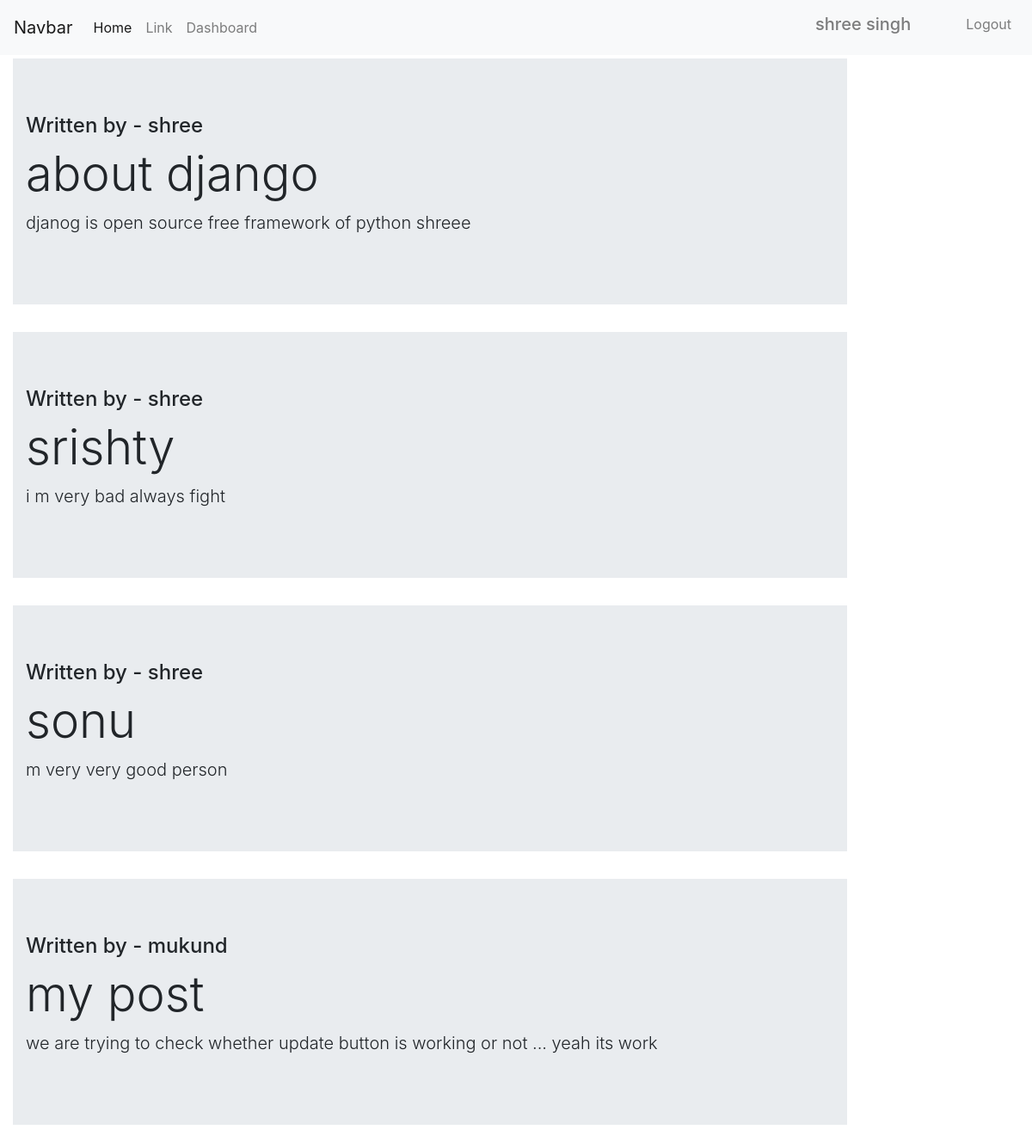
The page / (signed in) on the database its author committed.
### myapp/models.py (models this page shows, shortened)
class Post(models.Model):
    titles=models.CharField(max_length=100)
    desc=models.TextField()
    author = models.ForeignKey(User, on_delete=models.CASCADE)

### myapp/views.py (the view)
# urls.py: 2. Add a URL to urlpatterns:  path('', views.home, name='home')
def home(request):
    posts = Post.objects.all()
    return render(request,'home.html',{'posts':posts})

### templates/home.html
{% extends 'base.html' %}
{% block content%}
    <div class="col-sm-10 mt-1">
    {% for post in posts %}
       <div class="jumbotron jumbotron-fluid jumbo-color">
        <div class="container">
            <h4>Written by - {{post.author}}</h4>
            <h1 class="display-4" font-weight-bold>{{post.titles}}</h1>
            <p class="lead">{{post.desc}}</p>
        </div>
        </div>
    {% endfor %}
    </div>
{% endblock content%}

### templates/navbar.html (shortened to what this page needs)
<nav class="navbar navbar-expand-lg navbar-light bg-light">
    <a class="navbar-brand" href="#">Navbar</a>
    <div class="collapse navbar-collapse" id="navbarSupportedContent">
        <ul class="navbar-nav">
            <li class="nav-item active">
                <a class="nav-link" href="{% url 'home' %}">Home <span class="sr-only">(current)</span></a>
            </li>
            <li class="nav-item">
                <a class="nav-link" href="#">Link</a>
            </li>
            {% if user.is_authenticated %}
            <li class="nav-item">
                <a class="nav-link" href="{% url 'dashboard' %}">Dashboard</a>
            </li>
            {% endif %}
        </ul>
        <ul class="navbar-nav ml-auto">
            {% if user.is_authenticated %}
            <h5 class="mr-5 nav-item nav-link">{{request.user.get_full_name}}</h4>
            <li class="nav-item">
                <a class="nav-link" href="{% url 'logout' %}">Logout</a>
            </li>
            {% endif %}
        </ul>
    </div>
</nav>

### rows shown on the page
Post: author "shree", titles "about django", desc "djanog is open source free framework of python shreee"
Post: author "shree", titles "srishty", desc "i m very bad always fight"
Post: author "shree", titles "sonu", desc "m very very good person"
Post: author "mukund", titles "my post", desc "we are trying to check whether update button is working or not ... yeah its work"

### other values the page prints
{{ request.user.get_full_name }} "shree singh"
